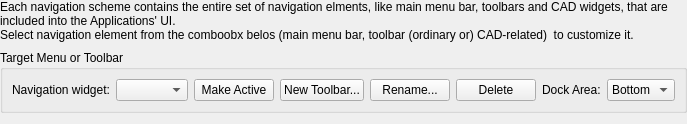
<?xml version="1.0" encoding="UTF-8"?>
<ui version="4.0">
 <class>LC_SettingsPageMenusToolbars</class>
 <widget class="QWidget" name="LC_SettingsPageMenusToolbars">
  <property name="geometry">
   <rect>
    <x>0</x>
    <y>0</y>
    <width>683</width>
    <height>124</height>
   </rect>
  </property>
  <layout class="QVBoxLayout" name="verticalLayout_main">
   <property name="spacing">
    <number>8</number>
   </property>
   <property name="leftMargin">
    <number>0</number>
   </property>
   <property name="topMargin">
    <number>0</number>
   </property>
   <property name="rightMargin">
    <number>0</number>
   </property>
   <property name="bottomMargin">
    <number>0</number>
   </property>
   <item>
    <widget class="QLabel" name="lblDescription">
     <property name="toolTip">
      <string>Workspace scheme configuration</string>
     </property>
     <property name="text">
      <string>Each navigation scheme contains the entire set of navigation elments, like main menu bar, toolbars and CAD widgets, that are included into the Applications' UI.
Select navigation element from the comboobx belos (main menu bar, toolbar (ordinary or) CAD-related)  to customize it. </string>
     </property>
     <property name="wordWrap">
      <bool>true</bool>
     </property>
    </widget>
   </item>
   <item>
    <widget class="QGroupBox" name="gbSelector">
     <property name="title">
      <string>Target Menu or Toolbar</string>
     </property>
     <layout class="QGridLayout" name="gridLayout">
      <item row="0" column="3">
       <widget class="QPushButton" name="pbNewToolbar">
        <property name="toolTip">
         <string>Create a new user-defined custom toolbar</string>
        </property>
        <property name="text">
         <string>New Toolbar...</string>
        </property>
        <property name="icon">
         <iconset resource="../../../../../../res/icons/icons.qrc">
          <normaloff>:/icons/add.lci</normaloff>:/icons/add.lci</iconset>
        </property>
       </widget>
      </item>
      <item row="0" column="2">
       <widget class="QPushButton" name="pbMakeActiveMenu">
        <property name="visible">
         <bool>true</bool>
        </property>
        <property name="toolTip">
         <string>Set this menu layout as the active application main menu</string>
        </property>
        <property name="text">
         <string>Make Active</string>
        </property>
       </widget>
      </item>
      <item row="0" column="5">
       <widget class="QPushButton" name="pbDeleteToolbar">
        <property name="toolTip">
         <string>Delete selected custom toolbar</string>
        </property>
        <property name="text">
         <string>Delete</string>
        </property>
        <property name="icon">
         <iconset resource="../../../../../../res/icons/icons.qrc">
          <normaloff>:/icons/remove.lci</normaloff>:/icons/remove.lci</iconset>
        </property>
       </widget>
      </item>
      <item row="0" column="4">
       <widget class="QPushButton" name="pbRenameToolbar">
        <property name="toolTip">
         <string>Rename selected custom toolbar</string>
        </property>
        <property name="text">
         <string>Rename...</string>
        </property>
        <property name="icon">
         <iconset resource="../../../../../../res/icons/icons.qrc">
          <normaloff>:/icons/rename_active_block.lci</normaloff>:/icons/rename_active_block.lci</iconset>
        </property>
       </widget>
      </item>
      <item row="0" column="7">
       <widget class="QComboBox" name="cbDockArea">
        <property name="toolTip">
         <string>Default dock area where this toolbar appears</string>
        </property>
        <item>
         <property name="text">
          <string>Bottom</string>
         </property>
        </item>
        <item>
         <property name="text">
          <string>Left</string>
         </property>
        </item>
        <item>
         <property name="text">
          <string>Right</string>
         </property>
        </item>
        <item>
         <property name="text">
          <string>Top</string>
         </property>
        </item>
       </widget>
      </item>
      <item row="0" column="1">
       <widget class="QComboBox" name="cbTarget">
        <property name="sizePolicy">
         <sizepolicy hsizetype="Expanding" vsizetype="Fixed">
          <horstretch>0</horstretch>
          <verstretch>0</verstretch>
         </sizepolicy>
        </property>
        <property name="toolTip">
         <string>Select main menu layout, standard toolbar, or custom toolbar</string>
        </property>
       </widget>
      </item>
      <item row="0" column="0">
       <widget class="QLabel" name="lblTarget">
        <property name="text">
         <string>Navigation widget:</string>
        </property>
       </widget>
      </item>
      <item row="0" column="6">
       <widget class="QLabel" name="lblArea">
        <property name="text">
         <string>Dock Area:</string>
        </property>
       </widget>
      </item>
     </layout>
    </widget>
   </item>
   <item>
    <widget class="LC_ActionsDualListWidget" name="dualListWidget" native="true">
     <property name="toolTip">
      <string>Action list editor</string>
     </property>
    </widget>
   </item>
  </layout>
 </widget>
 <customwidgets>
  <customwidget>
   <class>LC_ActionsDualListWidget</class>
   <extends>QWidget</extends>
   <header>lc_actions_dual_list_widget.h</header>
  </customwidget>
 </customwidgets>
 <resources>
  <include location="../../../../../../res/icons/icons.qrc"/>
 </resources>
 <connections/>
</ui>
